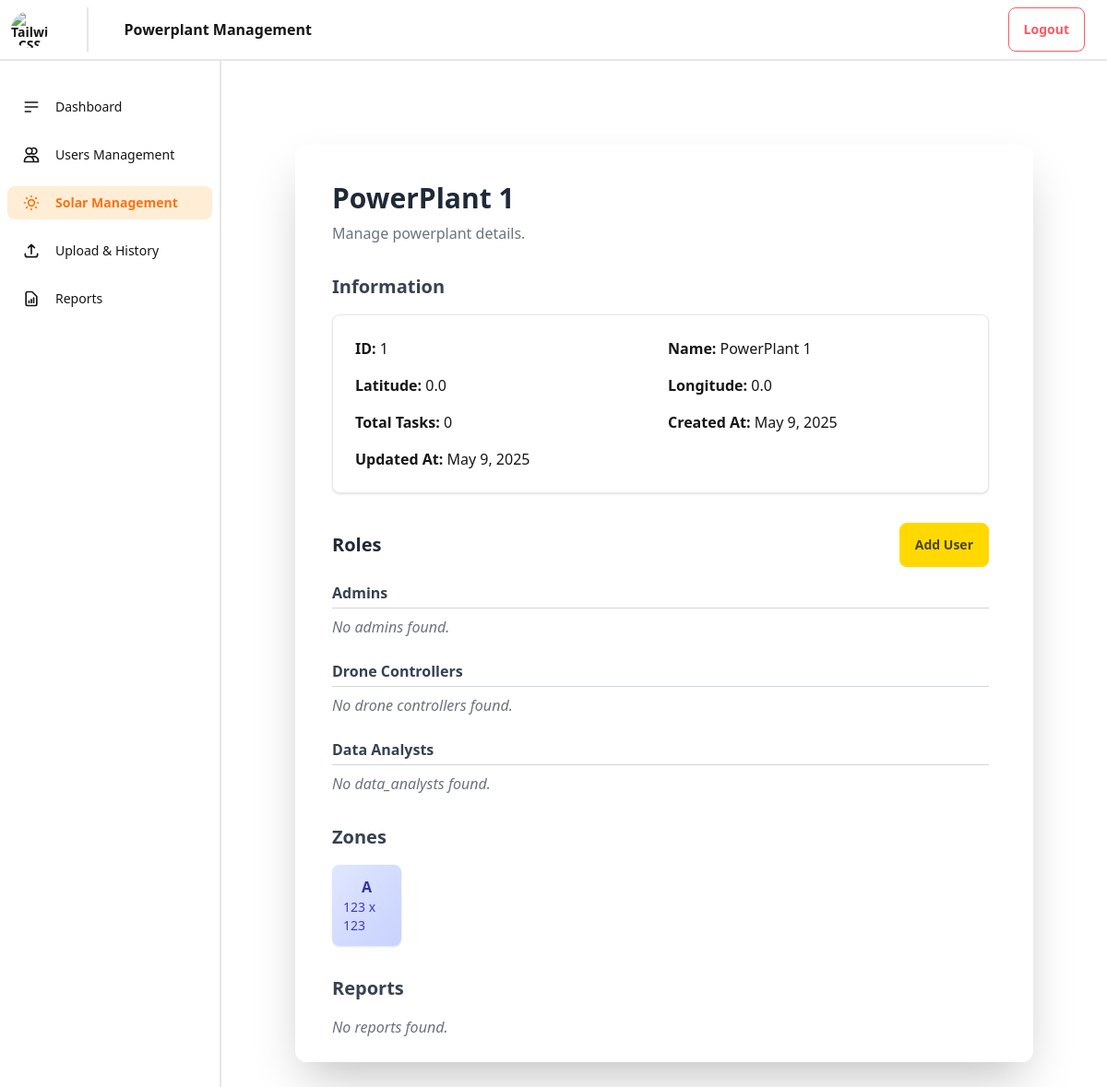
The app's page /solar-system/solar_management/1/, older data.
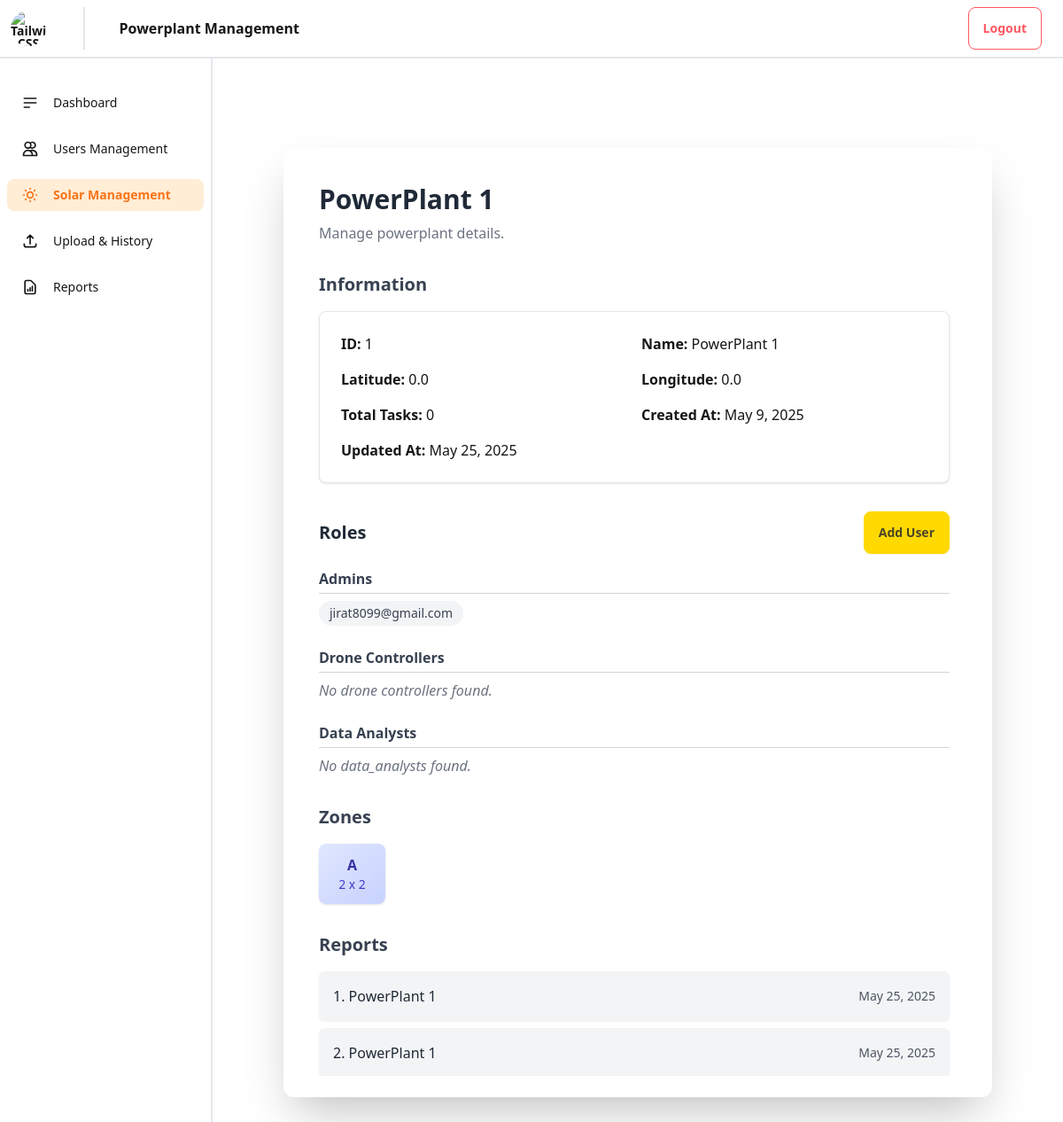
The same page, newer data.
### myadmin/models.py (models this page shows, shortened)
class PowerPlant(models.Model):
    name = models.CharField(max_length=100)
    latitude = models.FloatField()
    longitude = models.FloatField()
    admin = models.ManyToManyField(CustomUser, related_name='admins')
    drone_controller = models.ManyToManyField(
        CustomUser, related_name='drone_controllers')
    data_analyst = models.ManyToManyField(
        CustomUser, related_name='data_analysts')
    total_tasks = models.IntegerField()
    createdAt = models.DateField(auto_now_add=True)
    updatedAt = models.DateField(auto_now=True)
    class PowerPlantStatus(models.TextChoices):
        ACTIVE = 'active'
        INACTIVE = 'inactive'
    status = models.CharField(
        max_length=20,
        choices=PowerPlantStatus.choices,
        default=PowerPlantStatus.ACTIVE
    )

class Zone(models.Model):
    name = models.CharField(max_length=100)
    powerplant = models.ForeignKey(PowerPlant, on_delete=models.CASCADE, related_name="zone")
    width = models.IntegerField()
    height = models.IntegerField()

class Report(models.Model):
    powerplant = models.ForeignKey(
        PowerPlant, on_delete=models.CASCADE, related_name="report")
    createdAt = models.DateField(auto_now_add=True)
    updatedAt = models.DateField(auto_now=True)
    energy_generated = models.FloatField()
    reporter = models.ForeignKey(CustomUser, on_delete=models.DO_NOTHING)

### authentication/models.py (models this page shows, shortened)
class CustomUser(models.Model):
    user = models.OneToOneField(User, on_delete=models.CASCADE, related_name='custom')
    role = models.CharField(
    max_length=20,
    choices=[(tag.value[0], tag.value[1]) for tag in RoleEnum],
    default=RoleEnum.USER.value[0],
    )
    status = models.CharField(
    max_length=20,
    choices=[(tag.value[0], tag.value[1]) for tag in StatusEnum],
    default=StatusEnum.ACTIVE.value[0],
    )
    display_name = models.CharField(max_length=150, blank=True, null=True)
    profile_image = models.ImageField(upload_to='profile_images/', blank=True, null=True)

### myadmin/views.py (the view, shortened to what this page needs)
# urls.py: path('solar_management/<int:powerplant_id>/', views.solar_manage, name='solar_management_manage'),
def solar_manage(request, powerplant_id):
    powerplant = PowerPlant.objects.get(id=powerplant_id)
    zones = Zone.objects.filter(powerplant=powerplant)
    solar_cells = SolarCell.objects.filter(zone__in=zones)
    reports = Report.objects.filter(powerplant=powerplant)
    users = CustomUser.objects.all()
    context = {
        'powerplant': powerplant,
        'zones': zones,
        'solar_cells': solar_cells,
        'reports': reports,
        'roles': [('admin', 'Admin'), ('data_analyst', 'Data Analyst'), ('drone_controller', 'Drone Controller')],
        'users': users
    }
    return render(request, 'solar_management_manage.html', context)

### myadmin/context_processors.py (called while the page is built, shortened)
def global_user_context(request):
    return {}

### myadmin/templates/solar_management_manage.html (shortened to what the changed rows need)
{% extends 'base.html' %}
{% load static %}
{% block content %}
<div class="flex flex-col gap-8 p-4 max-w-6xl mx-auto">
    <div class="flex flex-col items-start gap-2">
        <h1 class="text-3xl font-bold text-gray-800">{{ powerplant.name }}</h1>
        <p class="text-gray-500">Manage powerplant details.</p>
    </div>
    <section>
        <h2 class="text-xl font-semibold mb-4 text-gray-700">Information</h2>
        <div class="bg-white p-6 rounded-lg shadow border border-gray-200 grid grid-cols-2 gap-4">
            <div><span class="font-bold">ID:</span> {{ powerplant.id }}</div>
            <div><span class="font-bold">Name:</span> {{ powerplant.name }}</div>
            <div><span class="font-bold">Latitude:</span> {{ powerplant.latitude }}</div>
            <div><span class="font-bold">Longitude:</span> {{ powerplant.longitude }}</div>
            <div><span class="font-bold">Total Tasks:</span> {{ powerplant.total_tasks }}</div>
            <div><span class="font-bold">Created At:</span> {{ powerplant.createdAt }}</div>
            <div><span class="font-bold">Updated At:</span> {{ powerplant.updatedAt }}</div>
        </div>
    </section>
    <section>
        <div class="flex justify-between items-center mb-4">
            <h2 class="text-xl font-semibold text-gray-800">Roles</h2>
        </div>
        <div class="mb-6">
            <h3 class="font-semibold mb-2 border-b border-gray-300 pb-1 text-gray-700">Admins</h3>
            {% if powerplant.admin.all %}
            <ul class="flex flex-wrap gap-2">
                {% for user in powerplant.admin.all %}
                <li>
                    <a href="{% url 'users_management_manage' user_id=user.id %}"
                        class="inline-block px-3 py-1 bg-gray-100 rounded-full hover:bg-blue-100 hover:text-blue-600 text-gray-700 text-sm font-medium transition duration-200 ease-in-out">
                        {{ user.user.email }}
                    </a>
                </li>
                {% endfor %}
            </ul>
            {% else %}
            <p class="text-gray-500 italic">No admins found.</p>
            {% endif %}
        </div>
    </section>
    <section>
        <h2 class="text-xl font-semibold mb-4 text-gray-700">Zones</h2>
        {% if zones|length == 0 %}
        <div class="text-gray-500 italic">No zones found.</div>
        {% else %}
        <div class="grid grid-cols-2 sm:grid-cols-4 md:grid-cols-6 lg:grid-cols-8 gap-4">
            {% for zone in zones %}
            <div
                class="bg-gradient-to-br from-indigo-100 to-indigo-200 p-3 rounded-lg flex flex-col items-center justify-center shadow hover:scale-105 transform transition">
                <div class="font-semibold text-indigo-800">{{ zone.name }}</div>
                <div class="text-sm text-indigo-700">{{ zone.width }} x {{ zone.height }}</div>
            </div>
            {% endfor %}
        </div>
        {% endif %}
    </section>
    <section>
        <h2 class="text-xl font-semibold mb-4 text-gray-700">Reports</h2>
        {% if reports|length == 0 %}
        <div class="text-gray-500 italic">No reports found.</div>
        {% else %}
        <div class="flex flex-col gap-2">
            {% for report in reports %}
            <a href="{% url 'report_detail' report.id %}"
                class="bg-gray-100 hover:bg-gray-200 p-4 rounded-md flex justify-between items-center shadow-sm">
                <div class="text-gray-800 font-medium">{{ forloop.counter }}. {{ report.powerplant.name }}</div>
                <div class="text-sm text-gray-600">{{ report.createdAt }}</div>
            </a>
            {% endfor %}
        </div>
        {% endif %}
    </section>
</div>
{% endblock %}

Row changes from the older to the newer data that the page shows:
changed PowerPlant "PowerPlant 1": updatedAt "May 9, 2025" → "May 25, 2025"
added CustomUser: user.email "jirat8099@gmail.com"
changed Zone: width "123" → "2"; height "123" → "2"
added Report: powerplant.name "PowerPlant 1", createdAt "May 25, 2025"
added Report: powerplant.name "PowerPlant 1", createdAt "May 25, 2025"
Text that changed along with them:
text no longer shown: "No admins found. No reports found."
